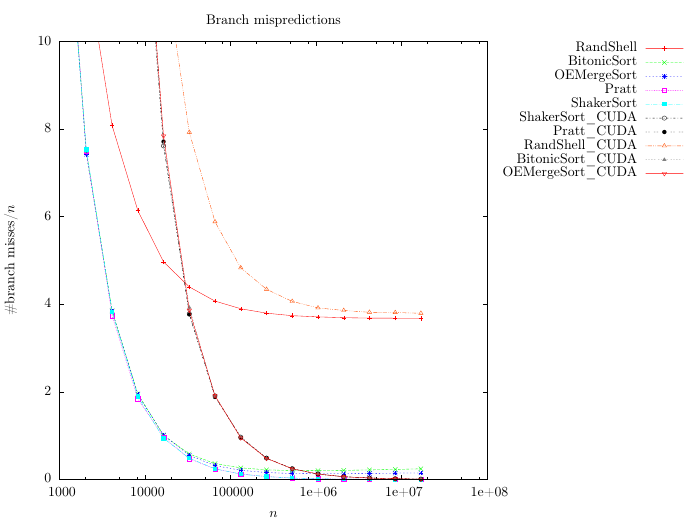

This chart was generated by the following gnuplot code:
set autoscale
set key out
set key right top
set term epslatex size 7, 5.24 standalone color colortext 10
set output 'branch-misses.tex'
unset label                            # remove any previous labels
set xtic auto                          # set xtics automatically
set ytic auto                          # set ytics automatically
set title 'Branch mispredictions'
set xlabel '$n$'
set ylabel '\#branch misses/$n$'
set logscale x
set yrange [0:10]


plot  	'RShellSortPure.res' using 1:($3/$1) title 'RandShell' with linespoints, \
		'BitonicSort.res' using 1:($3/$1) title 'BitonicSort' with linespoints, \
		'OddEvenMergeSort.res' using 1:($3/$1) title 'OEMergeSort' with linespoints, \
		'Pratt.res' using 1:($3/$1) title 'Pratt' with linespoints, \
		'ShakerSort.res' using 1:($3/$1) title 'ShakerSort' with linespoints, \
		'ShakerSortCUDA.res' using 1:($3/$1) title 'ShakerSort\_CUDA' with linespoints linecolor 0, \
		'PrattCUDA.res' using 1:($3/$1) title 'Pratt\_CUDA' with linespoints, \
		'RShellSortPureCUDA.res' using 1:($3/$1) title 'RandShell\_CUDA' with linespoints, \
		'BitonicSortCUDA.res' using 1:($3/$1) title 'BitonicSort\_CUDA' with linespoints, \
		'OddEvenMergeSortCUDA.res' using 1:($3/$1) title 'OEMergeSort\_CUDA' with linespoints